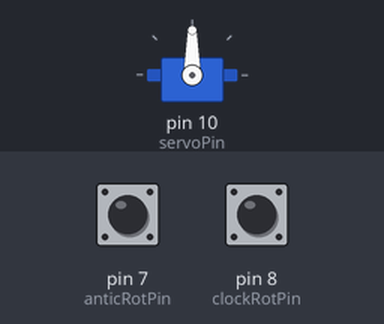
A sketch run on a simulated Arduino Uno, built with avr-gcc and run on an emulated ATmega328P. Shown: servo. The test bench sets the inputs (shaded band); at power-on: pin 7 (anticRotPin) HIGH, pin 8 (clockRotPin) HIGH.

Above: at 1.2 s.
1.3 s: pin 7 (anticRotPin) pulled LOW for 0.15 s
At 2.0 s:
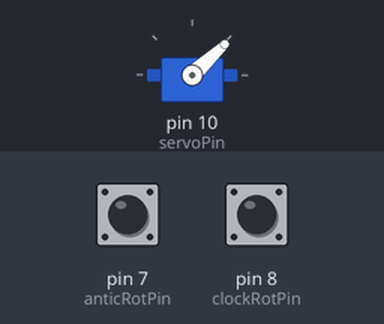
2.9 s: pin 8 (clockRotPin) pulled LOW for 1 s
At 4.4 s:
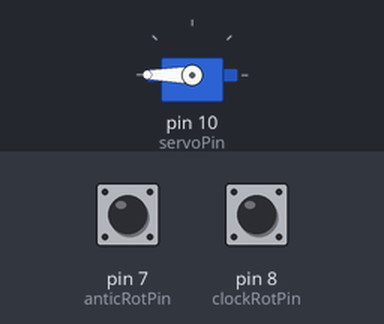
5.4 s: pin 7 (anticRotPin) pulled LOW for 1 s
At 6.5 s:
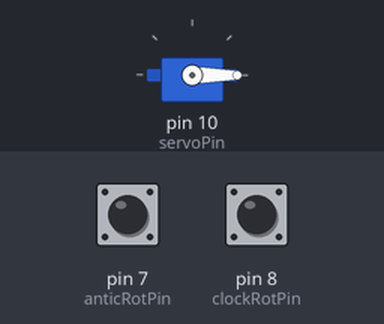
7.9 s: pin 8 (clockRotPin) pulled LOW for 3.2 s
At 8.32 s:
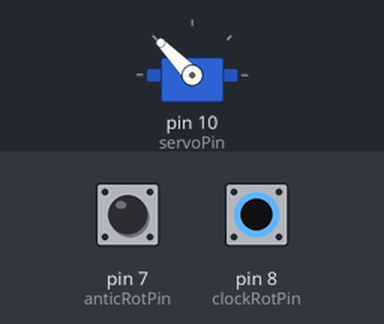
12.6 s: pin 7 (anticRotPin) pulled LOW for 0.15 s
At 13.9 s:
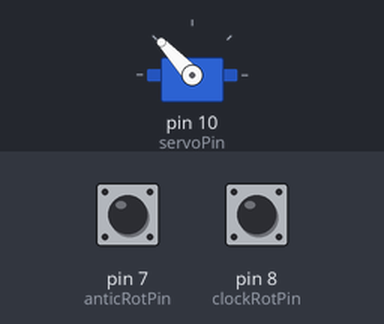
14.2 s: pin 7 (anticRotPin) pulsed LOW 5 times (0.12 s each, 0.3 s apart)
At 15.04 s:
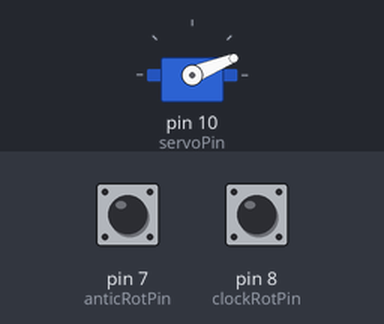
Timing chart, 0 to 17.2 s (numbered marks = the images above; inputs shaded):
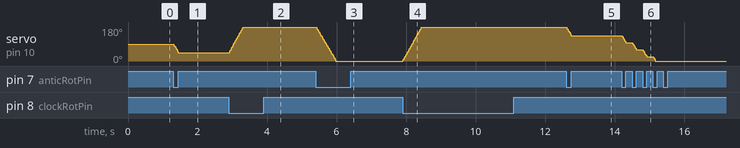

Measured:
- after the input at 1.3 s, servo on pin 10 (servoPin): 90° → 43° at once
- after the input at 2.9 s, servo on pin 10 (servoPin): moves from 43° to 180° over 0.41 s, starting at once
- after the input at 5.4 s, servo on pin 10 (servoPin): moves from 180° to 0° over 0.58 s, starting at once
- after the input at 7.9 s, servo on pin 10 (servoPin): moves from 0° to 180° over 0.54 s, starting at once
- after the input at 12.6 s, servo on pin 10 (servoPin): 180° → 133° at once
- after the input at 14.2 s, servo on pin 10 (servoPin): moves from 133° to 0° over 0.97 s, starting at once

The sketch:

arduino-servo-button.ino
```cpp
#include <Servo.h>
#include "Button.hpp"

constexpr int clockRotPin = 8;
constexpr int anticRotPin = 7;
constexpr int servoPin = 10;

Servo myservo;

// wokwi prototype
// https://wokwi.com/projects/372202970899125249

void setup() {
  Serial.begin(115200);
  myservo.attach(servoPin);
}

void loop() {
  constexpr int MAX_VALUE = 6000;
  constexpr int MAX_DEG = 180;
  constexpr float V2D = static_cast<float>(MAX_DEG) / MAX_VALUE;
  constexpr float D2V = static_cast<float>(MAX_VALUE) / MAX_DEG;
  static Button clockPush(clockRotPin);
  static Button anticPush(anticRotPin);
  static int angle = myservo.read() * D2V;

  if (clockPush.isPressed()) {
    angle = min(angle + 1, MAX_VALUE);
  } else if (anticPush.isPressed()) {
    angle = max(angle - 1, 0);
  }

  myservo.write(angle * V2D);
  // Serial.println(static_cast<int>(angle * V2D));
}
```

Button.hpp
```cpp
#pragma once

enum class PressedWhen { low, high };

class Button {
private:
  const int m_pin;
  const PressedWhen m_pressvoltage;

  void begin();
  bool getState();

public:
  Button() = delete;
  Button(int pin);
  Button(int pin, PressedWhen volt);

  // default destructor

  bool isPressed();
};

void Button::begin() { pinMode(m_pin, INPUT_PULLUP); }

bool Button::getState() {
  switch (m_pressvoltage) {
  case PressedWhen::high:
    return HIGH;

  case PressedWhen::low:
    return LOW;

  default:
    // this should never happen
    return false;
  }
}

Button::Button(int pin) : m_pin(pin), m_pressvoltage(PressedWhen::low) {
  begin();
}

Button::Button(int pin, PressedWhen volt) : m_pin(pin), m_pressvoltage(volt) {
  begin();
}

bool Button::isPressed() {
  return digitalRead(m_pin) == getState();
}
```
